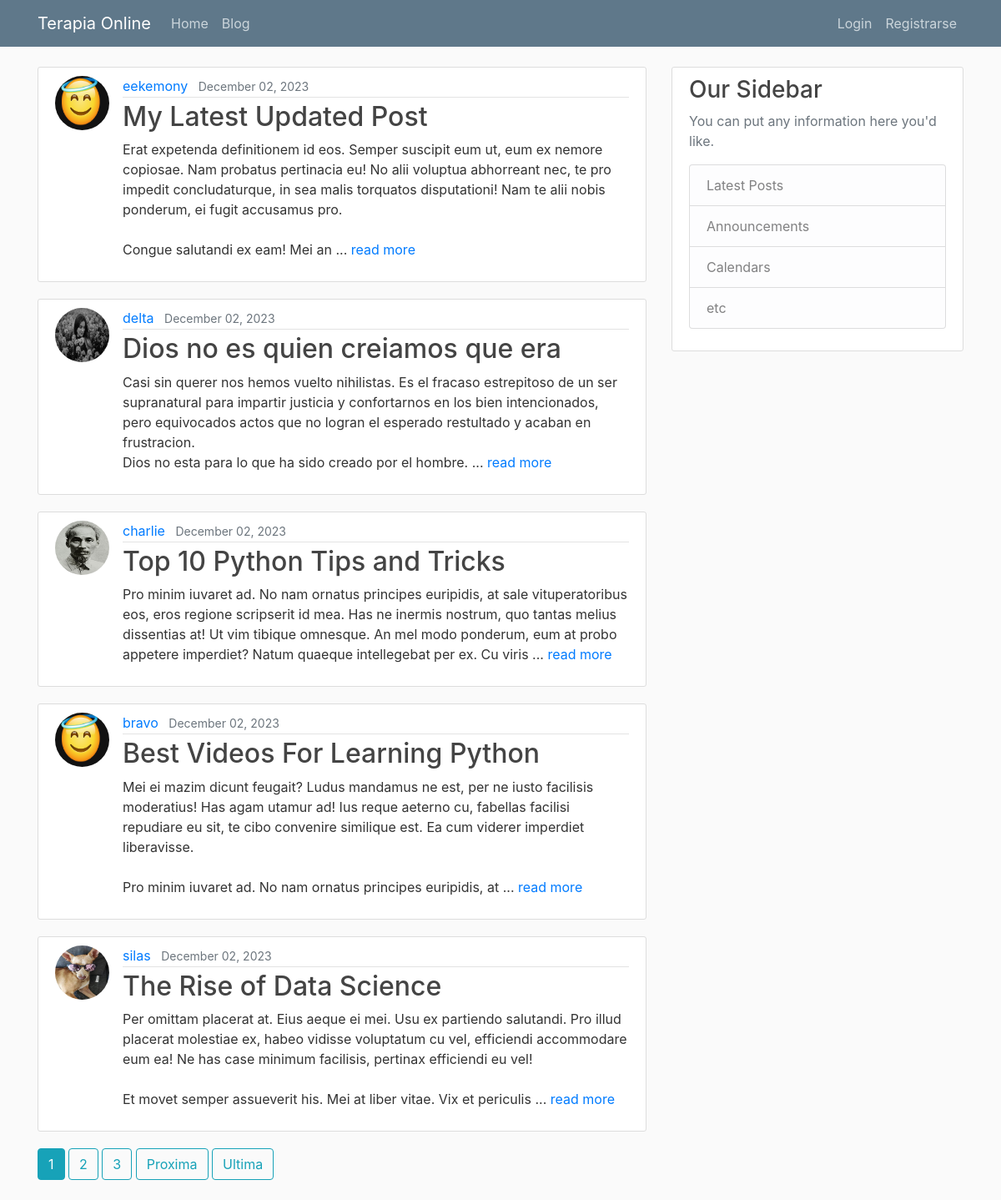
Page /blog/ on the earlier database version.
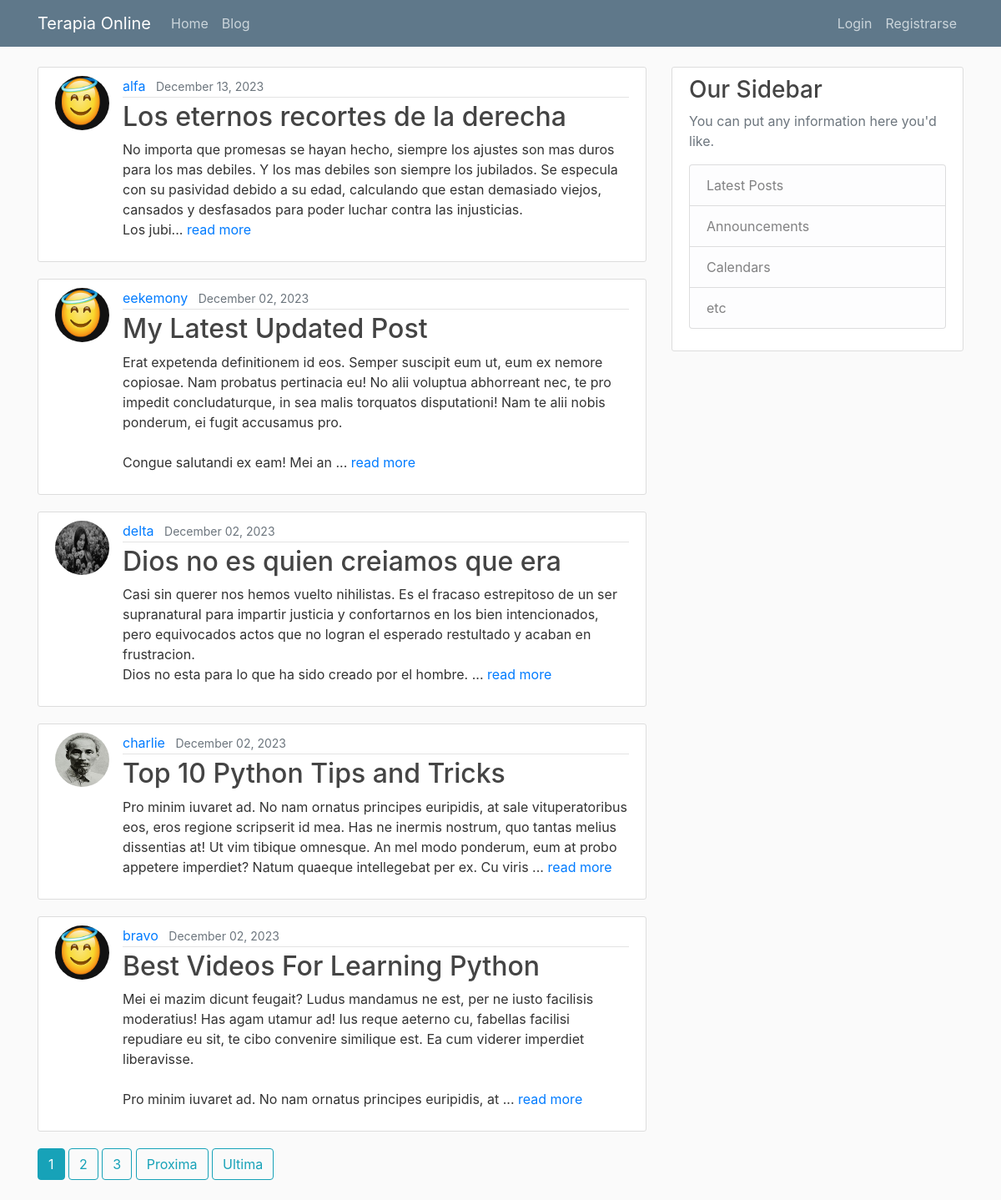
Same page on the later database version.
### blog/models.py (models this page shows, shortened)
class Post(models.Model):
    title = models.CharField(max_length=100)
    content = models.TextField()
    date_posted = models.DateTimeField(default=timezone.now)
    author = models.ForeignKey(User, on_delete=models.CASCADE)
    def get_absolute_url(self):
        return reverse('blog:post-detalle', kwargs={"pk": self.pk})
    def short_content(self):
        return self.content[:300]
    """
    In Django, the get_absolute_url method is used to get the canonical URL for an object. It tells Django how to calculate the URL for an object. In your Post model, the get_absolute_url method is using the reverse function to return the URL for the detail view of the post.

    The reverse function in Django is used to generate URLs by reversing the URL patterns defined in your urls.py. It takes a URL pattern name as its first argument and any arguments for the URL pattern as keyword arguments. In your case, reverse('post-detail', kwargs={'pk': self.pk}) is generating a URL for the post-detail view, passing the posts primary key (self.pk) as an argument.

    On the other hand, redirect is a function that returns an HttpResponseRedirect to the appropriate URL for the arguments passed. It can take a model, view name, or URL as its argument, and it will use get_absolute_url if a model is passed.

    So, the main difference between redirect and reverse is that redirect actually sends a redirect response to the user, while reverse simply calculates a URL. You would use reverse when you want to calculate a URL to use elsewhere in your code, and redirect when you want to send the user to a different page in response to an action (like creating a new post).
    """

### users/models.py (models this page shows, shortened)
class Profile(models.Model):
    user = models.OneToOneField(User, on_delete=models.CASCADE) #Delete profile when user is deleted.
    image = models.ImageField(default='default.jpg', upload_to='profile_pics')

### blog/views.py (the view)
# urls.py: path('', PostListView.as_view(), name='post-list'),
class PostListView(ListView):
    model = Post
    ordering = ['-date_posted'] # Orden negativo date_posted. Del ultimo al primer posteo. Como en los mails.
    paginate_by = 5

### blog/templates/blog/post_list.html (shortened to what this page needs)
{% extends "main/base.html" %}
{% block contenido %}
    {% for object in object_list %}
        <article class="media content-section">
            <img class="rounded-circle article-img" src="{{ object.author.profile.image.url }}">
            <div class="media-body">
                {% include "blog/article_metadata.html" %}
                <h2><a class="article-title" href="{{ object.get_absolute_url }}">{{ object.title }}</a></h2>
                <p class="article-content">{{ object.short_content }}... <a href="{{ object.get_absolute_url }}">read more</a></p>
            </div>
        </article>
    {% endfor %}
    {% if is_paginated %}
        {% include "pagination_controls.html" %}
    {% endif %}
{% endblock contenido %}

### main/templates/main/base.html (shortened to what this page needs)
{% load static %}
<!DOCTYPE html>
<html lang="en">
<head>
    <link rel="stylesheet" href="https://cdn.jsdelivr.net/npm/bootstrap@4.6.2/dist/css/bootstrap.min.css">
    <link rel="stylesheet" type="text/css" href="{% static 'main/main.css' %}">
</head>
<body>
    <header class="site-header">
        <nav class="navbar navbar-expand-lg navbar-dark bg-steel fixed-top">
            <div class="container">
                <a class="navbar-brand mr4" href="{% url 'main:casa' %}">Terapia Online</a>
                <div class="collapse navbar-collapse" id="navbarToggle">
                    <div class="navbar-nav mr-auto">
                        <a class="nav-link" href="{% url 'main:casa' %}">Home</a>
                        <a class="nav-link" href="{% url 'blog:post-list' %}">Blog</a>
                    </div>
                    <div class="navbar-nav">
                        {% if user.is_authenticated %}
                            <span class="navbar-text usuario">Bienvenido {{user.username}}</span>
                            <a class="nav-link" href="{% url 'blog:post-nuevo' %}">New Post</a>
                            <a class="nav-link" href="{% url 'users:perfil' %}">Perfil</a>
                            <a class="nav-link" href="{% url 'users:logout' %}">Logout</a>
                        {% else %}
                            <a class="nav-link" href="{% url 'users:login' %}">Login</a>
                            <a class="nav-link" href="{% url 'users:registro' %}">Registrarse</a>
                        {% endif %}
                    </div>
                </div>
            </div>
        </nav>
    </header>
    <main class="container">
        <div class="row">
            <div class="col-md-8">
                {% block contenido %}{% endblock %}
            </div>
            <div class="col-md-4">
                <div class="content-section">
                    <h3>Our Sidebar</h3>
                    <p class='text-muted'>You can put any information here you'd like.
                    <ul class="list-group">
                        <li class="list-group-item list-group-item-light">Latest Posts</li>
                        <li class="list-group-item list-group-item-light">Announcements</li>
                        <li class="list-group-item list-group-item-light">Calendars</li>
                        <li class="list-group-item list-group-item-light">etc</li>
                    </ul>
                    </p>
                </div>
            </div>
        </div>
    </main>
</body>
</html>

### blog/templates/blog/article_metadata.html (shortened to what this page needs)
    <div class="article-metadata">
        <a class="mr-2" href="{% url 'blog:user-posts' object.author.username %}">{{ object.author }}</a>
        <small class="text-muted">{{ object.date_posted|date:"F d, Y" }}</small>
    </div>

### templates/pagination_controls.html (shortened to what this page needs)
{% for i in page_obj.paginator.page_range %}
    {% if page_obj.number == i %}
        <a href="?page={{ i }}" class="btn btn-info mb-4">{{ i }}</a>
    {% elif i > page_obj.number|add:'-3' and i < page_obj.number|add:'3' %}
        <a href="?page={{ i }}" class="btn btn-outline-info mb-4">{{ i }}</a>
    {% endif %}
{% endfor %}
{% if page_obj.has_next %}
    <a href="?page={{ page_obj.next_page_number }}" class="btn btn-outline-info mb-4">Proxima</a>
    <a href="?page={{ page_obj.paginator.num_pages }}" class="btn btn-outline-info mb-4">Ultima</a>
{% endif %}

### main/static/main/main.css (style rules this page uses)
body { background: #fafafa; color: #333333; margin-top: 5rem; }
h1, h2, h3, h4, h5, h6 { color: #444444; }
ul { margin: 0; }
.bg-steel { background-color: #5f788a; }
.site-header .navbar-nav .nav-link { color: #cbd5db; }
.content-section { background: #ffffff; padding: 10px 20px; border: 1px solid #dddddd; border-radius: 3px; margin-bottom: 20px; }
.article-title { color: #444444; }
.article-content { white-space: pre-line; }
.article-img { height: 65px; width: 65px; margin-right: 16px; }
.article-metadata { padding-bottom: 1px; margin-bottom: 4px; border-bottom: 1px solid #e3e3e3 }

Differences in the rows shown:
no longer on this page (row unchanged): Post: author.profile.image (picture), author "silas", date_posted "December 02, 2023", title "The Rise of Data Science", short_content "Per omittam placerat at. Eius aeque ei mei. Usu ex partiendo salutandi. Pro illud placerat molestiae ex, habeo vidisse voluptatum cu vel, efficiendi accommodare eum ea! Ne has case minimum facilisis, pertinax efficiendi eu vel! Et movet semper assueverit his. Mei at liber vitae. Vix et periculis"
added Post: author.profile.image (placeholder picture), author "alfa", date_posted "December 13, 2023", title "Los eternos recortes de la derecha", short_content "No importa que promesas se hayan hecho, siempre los ajustes son mas duros para los mas debiles. Y los mas debiles son siempre los jubilados. Se especula con su pasividad debido a su edad, calculando que estan demasiado viejos, cansados y desfasados para poder luchar contra las injusticias. Los jubi"
